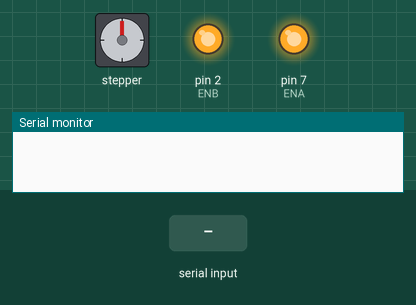
A sketch run on a simulated Arduino Uno, built with avr-gcc and run on an emulated ATmega328P. Shown: stepper motor, output pins drawn as LEDs (lit = HIGH), the last lines printed to the serial monitor. The test bench sets the inputs (shaded band). Stepper angles assume 200 steps per turn.

Above: at 1.2 s.
1.3 s: "U" received over the second serial link
2.8 s: "1" received over the second serial link
At 2.95 s:
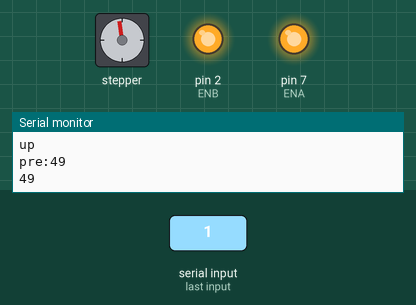
At 13.3 s:
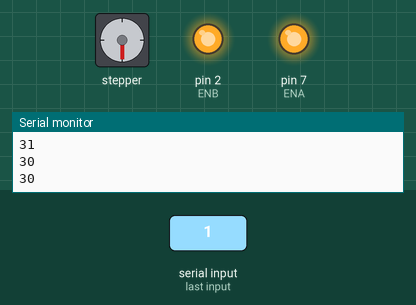
Timing chart, 0 to 14.8 s (numbered marks = the images above; inputs shaded):
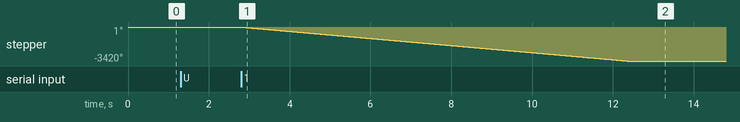

Measured:
- after the input at 2.8 s, stepper: turns 3420° counter-clockwise in 9.6 s, starting at once

The sketch:

arduino_down1108.ino
```cpp
#include <Stepper.h>
#include <SoftwareSerial.h>

SoftwareSerial BTSerial(10,11);

byte qqq = 1;
int high = 1;
int b = 0;
int c = 0;
int down = 0;

byte pre = 0;
byte sig = 0;

int ble_flag = 0 ;
int d_flag = 0;


int pushButton = 8;
int ENB=2; int IN4=3; int IN3=4;
int IN2=5; int IN1=6;
int ENA=7;
char serialInput;
const int stepsPerRev = 200;
Stepper stepper_down(stepsPerRev, IN2, IN1, IN3, IN4);
void setup()
{
 Serial.begin(9600);
 pinMode(IN1,OUTPUT); pinMode(IN2,OUTPUT);
 pinMode(IN3,OUTPUT); pinMode(IN4,OUTPUT);
 pinMode(ENB,OUTPUT); digitalWrite(ENB,HIGH);
 pinMode(ENA,OUTPUT); digitalWrite(ENA,HIGH);

 pinMode(pushButton, INPUT_PULLUP);
 stepper_down.setSpeed(60);


  BTSerial.begin(9600);

}

void loop()
{
  //BTSerial.flush();
  if (BTSerial.available()){

    pre = BTSerial.read();
    Serial.print("pre:");
    Serial.println(pre);

    if(pre == 85){
      Serial.println("up");
      sig = 1;
    }
    if(pre == 68){
      Serial.println("down");
      sig = 2;
    }
  }
  if(sig==1){
    //up
    if((pre != 85)&& (d_flag==0)){
      high = pre;
      d_flag = 1;
      Serial.println(high);
    }
    while((high>30)&&(d_flag==1)){
      stepper_down.setSpeed(60);
      stepper_down.step(-100);
      high=high-qqq;
      Serial.println(high);
    }

    if((high==30)&&(d_flag==1)){
      stepper_down.step(0);
      BTSerial.write('r');
      sig =4;
      d_flag=2;
      Serial.println(high);
    }
  }
  if(sig==2){
    //down
   if((pre != 68)&& (d_flag==2)){
      high = pre;
      d_flag = 3;
      Serial.println(high);
    }
    while((high>30)&&(d_flag==3)){
      stepper_down.setSpeed(60);
      stepper_down.step(100);
      high=high-qqq;
      Serial.println(high);
    }

    if((high==30)&&(d_flag==3)){
      stepper_down.step(0);
      BTSerial.write('q');
      sig=4;
      d_flag=0;
      Serial.println(high);
    }
  }
}
```
